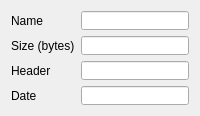
<?xml version="1.0" encoding="UTF-8"?>
<ui version="4.0">
 <class>FileInfo</class>
 <widget class="QDialog" name="FileInfo">
  <property name="geometry">
   <rect>
    <x>0</x>
    <y>0</y>
    <width>200</width>
    <height>116</height>
   </rect>
  </property>
  <property name="minimumSize">
   <size>
    <width>200</width>
    <height>116</height>
   </size>
  </property>
  <property name="maximumSize">
   <size>
    <width>16777215</width>
    <height>116</height>
   </size>
  </property>
  <property name="windowTitle">
   <string>Selected item info</string>
  </property>
  <property name="windowIcon">
   <iconset resource="../../resources.qrc">
    <normaloff>:/resources/oxe_icon_trans.ico</normaloff>:/resources/oxe_icon_trans.ico</iconset>
  </property>
  <property name="windowOpacity">
   <double>1.000000000000000</double>
  </property>
  <layout class="QGridLayout" name="gridLayout">
   <item row="0" column="1">
    <widget class="QLineEdit" name="name">
     <property name="text">
      <string/>
     </property>
     <property name="readOnly">
      <bool>true</bool>
     </property>
    </widget>
   </item>
   <item row="1" column="1">
    <widget class="QLineEdit" name="sizeb">
     <property name="readOnly">
      <bool>true</bool>
     </property>
    </widget>
   </item>
   <item row="1" column="0">
    <widget class="QLabel" name="label_2">
     <property name="text">
      <string>Size (bytes)</string>
     </property>
    </widget>
   </item>
   <item row="2" column="1">
    <widget class="QLineEdit" name="header">
     <property name="readOnly">
      <bool>true</bool>
     </property>
    </widget>
   </item>
   <item row="3" column="1">
    <widget class="QLineEdit" name="date">
     <property name="readOnly">
      <bool>true</bool>
     </property>
    </widget>
   </item>
   <item row="0" column="0">
    <widget class="QLabel" name="label">
     <property name="text">
      <string>Name</string>
     </property>
    </widget>
   </item>
   <item row="2" column="0">
    <widget class="QLabel" name="label_8">
     <property name="text">
      <string>Header</string>
     </property>
    </widget>
   </item>
   <item row="3" column="0">
    <widget class="QLabel" name="label_7">
     <property name="text">
      <string>Date</string>
     </property>
    </widget>
   </item>
  </layout>
 </widget>
 <resources>
  <include location="../../resources.qrc"/>
 </resources>
 <connections/>
</ui>
